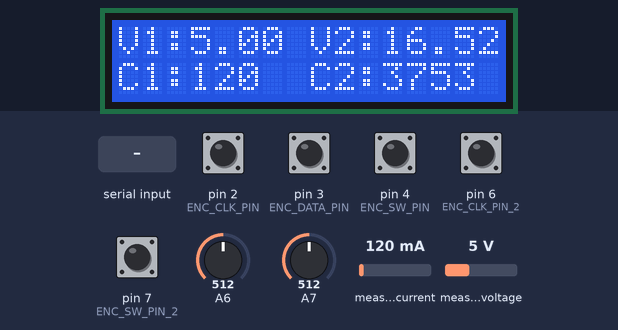
A sketch run on a simulated Arduino Nano, built with avr-gcc and run on an emulated ATmega328P. On the bench: 16×2 character LCD. The inputs (shaded band) are chosen by the test bench; at power-on: pin 2 (ENC_CLK_PIN), pin 3 (ENC_DATA_PIN), pin 4 (ENC_SW_PIN), pin 6 (ENC_CLK_PIN_2), pin 7 (ENC_SW_PIN_2) HIGH, A6 = 512, A7 = 512, measured current 120 mA, measured voltage 5 V. Storage starts empty; what the sketch prints to the serial monitor is not drawn.

Above: at 4.8 s.
4.9 s: "2" received over Serial
At 6.0 s:
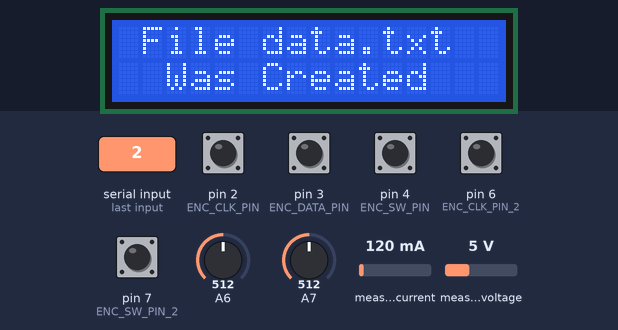
8.5 s: pin 4 (ENC_SW_PIN) pulled LOW for 0.15 s
At 9.0 s:
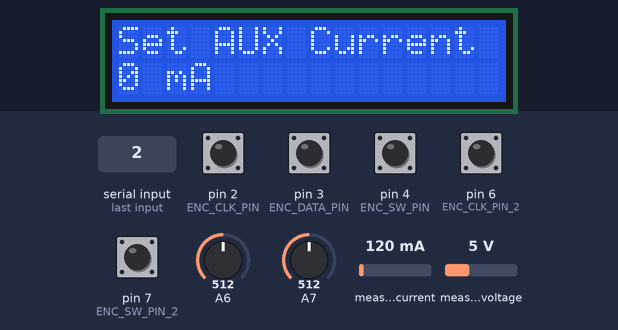
10.1 s: pin 7 (ENC_SW_PIN_2) pulled LOW for 3.2 s
At 14.1 s:
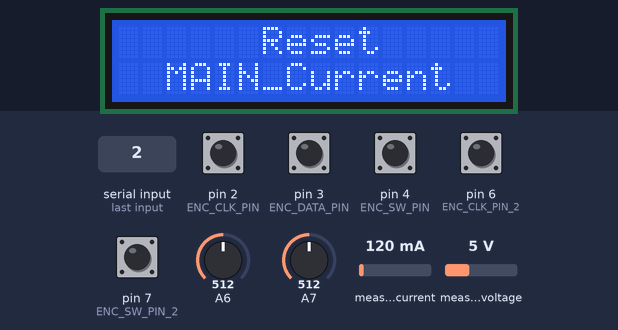
15.8 s: pin 4 (ENC_SW_PIN) pulled LOW for 3.2 s
At 19.8 s:
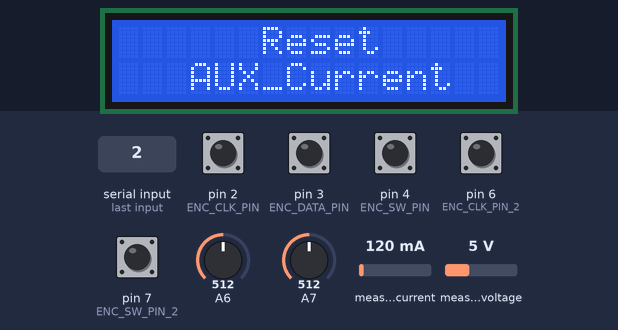
21.5 s: pin 2 (ENC_CLK_PIN) pulled LOW for 0.15 s
At 22.4 s:
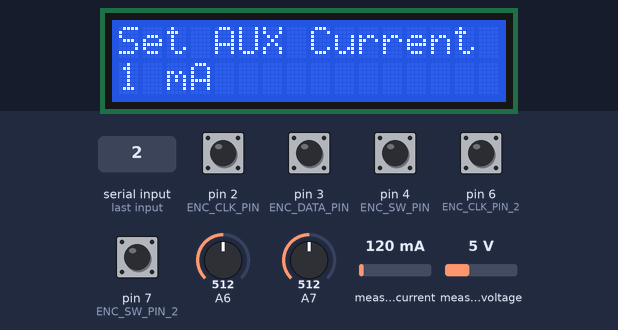
23.5 s: pin 2 (ENC_CLK_PIN) pulled LOW for 1 s
At 25.2 s:
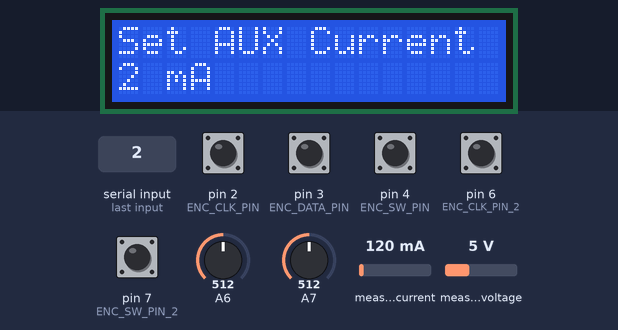
Timing chart, 0 to 26.7 s (numbered marks = the images above; inputs shaded):
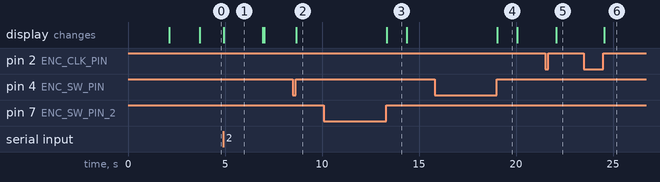

The sketch:

software_Rev2.0.ino
```cpp
#include <Wire.h>
#include <LiquidCrystal_I2C.h>
#include <Adafruit_INA219.h>
#include <Adafruit_MCP4725.h>
#include <SPI.h>
#include <SD.h>

#define ENC_DATA_PIN       3
#define ENC_CLK_PIN        2
#define ENC_SW_PIN         4
#define ENC_DATA_PIN_2       5
#define ENC_CLK_PIN_2        6
#define ENC_SW_PIN_2         7
#define MIN_Current           0
#define MAX_Current         3000
#define MAX_Current_2       6000
#define PRESS_TIME_SHORT   20 // [ms] short press
#define PRESS_TIME_LONG  800 // [ms] long  press
#define PRESS_TIME_VERY_LONG  2500 // [ms] long  press
#define ROTARY_FAST        10 // [ms] rotary speed fast
#define ROTARY_SLOW       200 // [ms] rotary speed slow
#define INCREMENT_SLOW      1
#define INCREMENT_FAST     10


byte increment;
byte enc_clk,enc_clk_2,enc_clk_old,enc_clk_old_2;
byte enc_switch,enc_switch_2, enc_switch_old,enc_switch_old_2;
float Aux_current_set,Main_current_set;
unsigned long  enc_pressed_time, enc_rotated_time;


LiquidCrystal_I2C lcd(0x27, 16, 2);
int menuIndex = 0;

int maxMenuIndex = 2;
int maxSubMenuIndex = 1;

Adafruit_MCP4725 MCP4725,Main_DAC;
Adafruit_INA219 ina219;
unsigned long MCP4725_Aux_current_set= 0;
unsigned long MCP4725_Main_current_set= 0;

  float busvoltage = 0;
  int current_mA = 0;
  float power_mW = 0;
  float Main_voltage;
  float Main_current_mA = 0;
  float MCP4725_AUX_value= 0;
  float MCP4725_MAIN_value= 0;
  float correction = 1.079;

unsigned long startMillis;  //some global variables available anywhere in the program
unsigned long currentMillis;
const unsigned long period = 500;  //the value is a number of milliseconds
const unsigned long period2 = 1000;  //the value is a number of milliseconds

unsigned long previousMillis = 0;  // variable to store the previous time
unsigned long interval = 1000;     // default interval in milliseconds
boolean menuActive,Data_logging,file_create = false;  // flag to indicate if the menu is active

// Define the number of samples to keep track of. The higher the number, the
// more the readings will be smoothed, but the slower the output will respond to
// the input. Using a constant rather than a normal variable lets us use this
// value to determine the size of the readings array.
const int numReadings = 100;

int readings[numReadings];      // the readings from the analog input
int readIndex = 0;              // the index of the current reading
uint32_t total = 0;                  // the running total
int average = 0;                // the average

Sd2Card card;
File dataFile;


void setup() {
    lcd.init();
    lcd.clear();
    lcd.backlight();
  // iniate the table to hold the adc read values
  for (int thisReading = 0; thisReading < numReadings; thisReading++) {
    readings[thisReading] = 0;
  }
    Serial.begin (9600);

    //INA219 detecting
    if (!ina219.begin()) {
     Serial.println(F("Failed to find INA219 chip"));}
    //while (1) { delay(10); }}
    //SDcard detecting
   Serial.print("\nInitializing SD card...");

  // we'll use the initialization code from the utility libraries
  // since we're just testing if the card is working!
  if (!card.init(SPI_HALF_SPEED, 10)) {
    lcd.setCursor(0, 0);
    lcd.print(F("SD CARD "));
    lcd.setCursor(0, 1);
    lcd.print(F("NOT DETECTED"));
    delay(2000);
    lcd.clear();
    }

  else {
    SD.begin();
    Serial.println(F("SD card is present."));
    lcd.setCursor(0, 0);
    lcd.print(F("SD CARD DETECTED"));
    delay(2000);
    lcd.clear();

  }
    ina219.setCalibration_32V_3A();
     // Make sure backlight is on
    pinMode (ENC_CLK_PIN,INPUT_PULLUP);
    pinMode (ENC_DATA_PIN,INPUT_PULLUP);
    pinMode (ENC_SW_PIN,INPUT_PULLUP);
    pinMode (ENC_CLK_PIN_2,INPUT_PULLUP);
    pinMode (ENC_DATA_PIN_2,INPUT_PULLUP);
    pinMode (ENC_SW_PIN_2,INPUT_PULLUP);
    MCP4725.begin(0x60);
    Main_DAC.begin(0x61);
    enc_clk_old    = digitalRead(ENC_CLK_PIN);
    enc_switch_old = digitalRead(ENC_SW_PIN);
    enc_clk_old_2    = digitalRead(ENC_CLK_PIN_2);
    enc_switch_old_2 = digitalRead(ENC_SW_PIN_2);

  updateLCD();
  startMillis = millis();  //initial start time
  analogReference(EXTERNAL);

lcd.setCursor(0, 0);
lcd.print(F("USB Serial ON"));
lcd.setCursor(0, 1);
lcd.print(F("BAUD RATE: 9600"));
delay(1500);
lcd.clear();

}

void loop() {
currentMillis = millis();  //get the current "time" (actually the number of milliseconds since the program started)
  if (menuActive) {

    }
   if (Data_logging) {
  if (currentMillis - previousMillis >= interval) {
  previousMillis = currentMillis;
     saveData();  // save data to SD card
      Serial.println(F("New data saved"));
   }
    }


//Print_Data();

update_Menu();
updateLCD();
}


void Print_Data(){
  Serial.print(F("Bus Voltage:   ")); Serial.print(busvoltage); Serial.println(" V");
  Serial.print(F("Current:       ")); Serial.print(current_mA); Serial.println(" mA");
  Serial.print(F("Power:         ")); Serial.print(power_mW); Serial.println(" mW");
  Serial.println(F(""));
}
void update_Menu(){
enc_switch = digitalRead(ENC_SW_PIN);
  if(((enc_switch_old == 1) && enc_switch == 0)) enc_pressed_time = millis(); // 1->0 transition
  if((enc_switch_old == 0) && (enc_switch == 1)) { // 0->1 transition
    if((millis() - enc_pressed_time) > PRESS_TIME_VERY_LONG) { // very long press
      Aux_current_set=0;
      lcd.clear();
      lcd.setCursor(0,0);
      lcd.print(F("      Reset "));
      lcd.setCursor(0,1);
      lcd.print(F("   AUX_Current"));
      delay(1000);
    }
    else if((millis() - enc_pressed_time) > PRESS_TIME_LONG) { // long press
       // Button is long pressed, change to sub menu index

    }
    else if((millis() - enc_pressed_time) > PRESS_TIME_SHORT) { // short press
       // Button is pressed, change the menu index
    menuIndex = (menuIndex + 1) % (maxMenuIndex + 1);
    if(menuIndex > 1) {
     menuIndex=0;
                      }
    }
  }
  enc_switch_old = enc_switch;
  enc_switch_2 = digitalRead(ENC_SW_PIN_2);
  if(((enc_switch_old_2 == 1) && enc_switch_2 == 0)) enc_pressed_time = millis(); // 1->0 transition

  if((enc_switch_old_2 == 0) && (enc_switch_2 == 1)) { // 0->1 transition
    if((millis() - enc_pressed_time) > PRESS_TIME_VERY_LONG) { // long press
      Main_current_set=0;
      lcd.clear();
      lcd.setCursor(0,0);
      lcd.print(F("      Reset "));
      lcd.setCursor(0,1);
      lcd.print(F("  MAIN_Current"));
      delay(1000);
    }
    else if((millis() - enc_pressed_time) > PRESS_TIME_LONG) { // long press
    }
    else if((millis() - enc_pressed_time) > PRESS_TIME_SHORT) { // short press
           // Button is pressed, change the menu index
    menuIndex = (menuIndex + 2) % (maxMenuIndex + 2);
    }
  }
  enc_switch_old_2 = enc_switch_2;
  }


void updateCurrent(){
  // READ ROTARY ENCODER TO MODIFY AUX set current setting
  enc_clk = digitalRead(ENC_CLK_PIN);
  if((enc_clk == 1) && (enc_clk_old == 0)) { // 0->1 transition
    if((millis() - enc_rotated_time) > ROTARY_SLOW) {
      increment = INCREMENT_SLOW;
    }
    else if((millis() - enc_rotated_time) > ROTARY_FAST) {
      increment = INCREMENT_FAST;
    }
    else {
      //Serial.println("ROT BOUNCED");
      increment = 0;
    }
    enc_rotated_time = millis();
    if(digitalRead(ENC_DATA_PIN) == 1)
      Aux_current_set = Aux_current_set + increment;
    else
      Aux_current_set = Aux_current_set - increment;
    if(Aux_current_set < MIN_Current) {Aux_current_set = 3000;}
    if(Aux_current_set > MAX_Current) {Aux_current_set = 0;}

  }
  enc_clk_old = enc_clk;
}
void updateMainCurrent(){
     // READ ROTARY ENCODER TO MODIFY Nain set current setting
  enc_clk_2 = digitalRead(ENC_CLK_PIN_2);
  if((enc_clk_2 == 1) && (enc_clk_old_2 == 0)) { // 0->1 transition
    if((millis() - enc_rotated_time) > ROTARY_SLOW) {
      increment = INCREMENT_SLOW;
    }
    else if((millis() - enc_rotated_time) > ROTARY_FAST) {
      increment = INCREMENT_FAST;
    }
    else {
      increment = 0;
    }
    enc_rotated_time = millis();
    if(digitalRead(ENC_DATA_PIN_2) == 1){
      Main_current_set = Main_current_set + increment;}
    else{
      Main_current_set = Main_current_set - increment;
    }
    if(Main_current_set < MIN_Current) {Main_current_set = 6000;}
    if(Main_current_set > MAX_Current_2) {Main_current_set = 0;}
  }
  enc_clk_old_2 = enc_clk_2;
}

void updateLCD() {
  lcd.setCursor(0, 0);
  if (menuIndex == 0) {
    if (currentMillis - startMillis >= period2)  //test whether the period has elapsed
  { update_INA219();
  Dac_OUTPUT();
  Dac_OUTPUT_MAIN();
  lcd.clear();
    // Add code here to display menu 1 contents
  lcd.setCursor(0,0);   //Set cursor to character 2 on line 0
  lcd.print(F("V1:"));
  analogReference(EXTERNAL);
  Main_voltage = smooth_ADC_read(A7);;
  Main_voltage = Main_voltage*33;
  Main_voltage = Main_voltage/1023;
  lcd.print(busvoltage,2);
  lcd.setCursor(8,0);   //Set cursor to character 2 on line 0
  lcd.print(F("V2:"));
  lcd.print(Main_voltage,2);
  lcd.setCursor(0,1);   //Move cursor to character 2 on line 1
  lcd.print(F("C1:"));
  analogReference(EXTERNAL);
  Main_current_mA = smooth_ADC_read(A6);
  Main_current_mA = Main_current_mA*3;
  Main_current_mA = Main_current_mA/1023;
  Main_current_mA = Main_current_mA / 0.4;
  Main_current_mA=Main_current_mA*1000;
  lcd.print(int(current_mA));
  lcd.setCursor(8,1);
  lcd.print(F("C2:"));
  lcd.print((int)Main_current_mA);
    startMillis = currentMillis;
  }
  } else if (menuIndex == 1) {
    updateCurrent();
      if (currentMillis - startMillis >= period)  //test whether the period has elapsed
  {
    lcd.clear();
    lcd.setCursor(0,0);
    lcd.print(F("Set AUX Current"));
    lcd.setCursor(0,1);
    updateCurrent();
    lcd.print((int)Aux_current_set);
    lcd.print(F(" mA"));
    startMillis = currentMillis;
  }
  }
    else if (menuIndex == 2) {
    updateMainCurrent();
      if (currentMillis - startMillis >= period)  //test whether the period has elapsed
  {
    lcd.clear();
    lcd.setCursor(0,0);
    lcd.print(F("Set MAIN Current"));
    lcd.setCursor(0,1);
    lcd.print((int)Main_current_set);
    lcd.print(F(" mA"));
    startMillis = currentMillis;
  }
  }
}

void Dac_OUTPUT(){
//Aux_current-=7;
double Aux_current = Aux_current_set/3000;
Aux_current = Aux_current*4095;
//Main_current-=7;
if (Aux_current<-1){Aux_current=0;}
MCP4725.setVoltage(Aux_current , false);
}
void Dac_OUTPUT_MAIN(){
double Main_current = Main_current_set/6000;
Main_current = Main_current*4095;
Main_current-=7;
if (Main_current<-1){Main_current=0;}
Main_DAC.setVoltage(Main_current , false);
}
void update_INA219(){
busvoltage = ina219.getBusVoltage_V();
current_mA = ina219.getCurrent_mA();
power_mW = ina219.getPower_mW();
}
float smooth_ADC_read(int inputPin){
for (int thisReading = 0; thisReading < numReadings; thisReading++) {
 analogReference(EXTERNAL);
 // subtract the last reading:
  total = total - readings[readIndex];
  // read from the sensor:
  readings[readIndex] = analogRead(inputPin);
  // add the reading to the total:
  total = total + readings[readIndex];
  // advance to the next position in the array:
  readIndex = readIndex + 1;

  // if we're at the end of the array...
  if (readIndex >= numReadings) {
    // ...wrap around to the beginning:
    readIndex = 0;
  }
  }
  average = total / numReadings;
  return(average);
}


void saveData() {
   dataFile = SD.open("data.txt", FILE_WRITE);
   if (dataFile) {
   if (!file_create) {createFile();}
   dataFile.println(F("Data entry"));  // example data entry
   dataFile.close();
    Serial.println(F("Data saved to SD card."));
   } else {
   Serial.println(F("Error opening data.txt"));
  }
}

void createFile() {
    lcd.clear();
    lcd.setCursor(0, 0);
    lcd.print(F(" File data.txt"));
    lcd.setCursor(0, 1);
    lcd.print(F("  Was Created"));
    delay(2000);
    lcd.clear();
    file_create = true;
}

void serialEvent() {
  if (Serial.available()) {
    char input = Serial.read();
    if (input == 'm') {
      // Enter menu mode
      menuActive = true;
      Serial.println(F("Menu Mode"));
      Serial.println(F("Commands:"));
      Serial.println(F("1 - Set interval : Default is 1000 ms"));
      Serial.println(F("2 - Start data logging"));
      Serial.println(F("3 - Stop data logging"));
      Serial.println(F("9 - Delete data.txt"));
      Serial.println();
      delay(100);
      }

    else if (input == '1') {
      // Enter interval value
      Serial.println(F("Enter the interval in milliseconds:"));
      while (!Serial.available()) {
        // Wait for user input
      }
      interval = Serial.parseInt();
      Serial.print(F("Interval set to "));
      Serial.print(interval);
      Serial.println(F(" ms"));
      Serial.println();
    } else if (input == '2') {
      // Start data logging
      menuActive = false;
      Data_logging = true;
      Serial.println(F("Data logging started."));
      Serial.println();
    } else if (input == '3') {
      // Start data logging
      menuActive = false;
      Data_logging = false;
      Serial.println(F("Data logging stoped."));
      dataFile = SD.open("data.txt", FILE_WRITE);
      dataFile.println(F("Data logging stoped."));  // example data entry
      dataFile.close();
      Serial.println();
    }
    else if (input == '9') {
      // Start data logging
      menuActive = false;
      Data_logging = false;
      Serial.println(F("Delete data.txt file."));
      SD.remove("data.txt");
      file_create = false;
      Serial.println();
    }

    }
  }
```

Measured:
- after the input at 4.9 s, the display: changes at once (image 1)
- after the input at 8.5 s, the display: changes after 0.17 s (image 2)
- after the input at 10.1 s, the display: changes after 3.2 s (image 3)
- after the input at 15.8 s, the display: changes after 3.2 s (image 4)
- after the input at 21.5 s, the display: changes after 0.56 s (image 5)
- after the input at 23.5 s, the display: changes after 1.1 s (image 6)
- what the display in image 1 shows lasts 2.0 s, from 4.9 s to 6.9 s
